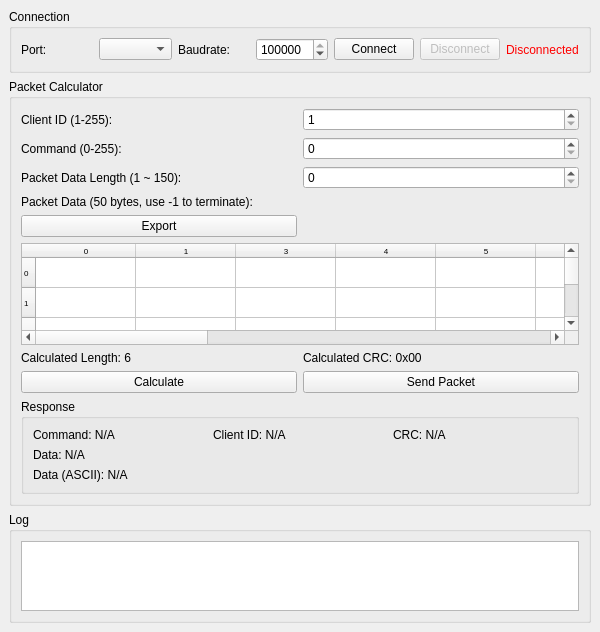
<?xml version="1.0" encoding="UTF-8"?>
<ui version="4.0">
 <class>PacketCalcGUI</class>
 <widget class="QMainWindow" name="PacketCalcGUI">
  <property name="geometry">
   <rect>
    <x>0</x>
    <y>0</y>
    <width>600</width>
    <height>632</height>
   </rect>
  </property>
  <property name="windowTitle">
   <string>Packet Calculator &amp; Transmitter</string>
  </property>
  <widget class="QWidget" name="centralwidget">
   <layout class="QVBoxLayout" name="mainLayout">
    <item>
     <widget class="QGroupBox" name="connectionGroup">
      <property name="title">
       <string>Connection</string>
      </property>
      <layout class="QHBoxLayout" name="connectionLayout">
       <item>
        <widget class="QLabel" name="label">
         <property name="text">
          <string>Port:</string>
         </property>
        </widget>
       </item>
       <item>
        <widget class="QComboBox" name="portComboBox"/>
       </item>
       <item>
        <widget class="QLabel" name="label_2">
         <property name="text">
          <string>Baudrate:</string>
         </property>
        </widget>
       </item>
       <item>
        <widget class="QSpinBox" name="baudrateSpinBox">
         <property name="minimum">
          <number>9600</number>
         </property>
         <property name="maximum">
          <number>115200</number>
         </property>
         <property name="value">
          <number>115200</number>
         </property>
        </widget>
       </item>
       <item>
        <widget class="QPushButton" name="connectButton">
         <property name="text">
          <string>Connect</string>
         </property>
        </widget>
       </item>
       <item>
        <widget class="QPushButton" name="disconnectButton">
         <property name="enabled">
          <bool>false</bool>
         </property>
         <property name="text">
          <string>Disconnect</string>
         </property>
        </widget>
       </item>
       <item>
        <widget class="QLabel" name="connectionStatusLabel">
         <property name="styleSheet">
          <string notr="true">color: red;</string>
         </property>
         <property name="text">
          <string>Disconnected</string>
         </property>
        </widget>
       </item>
      </layout>
     </widget>
    </item>
    <item>
     <widget class="QGroupBox" name="packetCalculatorGroup">
      <property name="title">
       <string>Packet Calculator</string>
      </property>
      <layout class="QGridLayout" name="packetLayout">
       <item row="2" column="0">
        <widget class="QLabel" name="label_3">
         <property name="text">
          <string>Packet Data Length (1 ~ 150):</string>
         </property>
        </widget>
       </item>
       <item row="6" column="1">
        <widget class="QLabel" name="calculatedCrcLabel">
         <property name="text">
          <string>Calculated CRC: 0x00</string>
         </property>
        </widget>
       </item>
       <item row="5" column="0" colspan="2">
        <widget class="QTableWidget" name="packetDataTableWidget">
         <property name="font">
          <font>
           <pointsize>6</pointsize>
          </font>
         </property>
         <property name="sizeAdjustPolicy">
          <enum>QAbstractScrollArea::AdjustToContents</enum>
         </property>
         <property name="rowCount">
          <number>10</number>
         </property>
         <property name="columnCount">
          <number>15</number>
         </property>
         <row>
          <property name="text">
           <string>0</string>
          </property>
         </row>
         <row>
          <property name="text">
           <string>1</string>
          </property>
         </row>
         <row/>
         <row/>
         <row/>
         <row/>
         <row/>
         <row/>
         <row/>
         <row/>
         <column>
          <property name="text">
           <string>0</string>
          </property>
         </column>
         <column>
          <property name="text">
           <string>1</string>
          </property>
         </column>
         <column/>
         <column/>
         <column/>
         <column/>
         <column/>
         <column/>
         <column/>
         <column/>
         <column/>
         <column/>
         <column/>
         <column/>
         <column/>
        </widget>
       </item>
       <item row="8" column="0" colspan="2">
        <widget class="QGroupBox" name="responseGroup">
         <property name="title">
          <string>Response</string>
         </property>
         <layout class="QGridLayout" name="responseLayout">
          <item row="0" column="0">
           <widget class="QLabel" name="responseCommandLabel">
            <property name="text">
             <string>Command: N/A</string>
            </property>
           </widget>
          </item>
          <item row="0" column="1">
           <widget class="QLabel" name="responseClientIdLabel">
            <property name="text">
             <string>Client ID: N/A</string>
            </property>
           </widget>
          </item>
          <item row="2" column="0" colspan="3">
           <widget class="QLabel" name="responseDataAsciiLabel">
            <property name="text">
             <string>Data (ASCII): N/A</string>
            </property>
           </widget>
          </item>
          <item row="0" column="2">
           <widget class="QLabel" name="responseCrcLabel">
            <property name="text">
             <string>CRC: N/A</string>
            </property>
           </widget>
          </item>
          <item row="1" column="0" colspan="3">
           <widget class="QLabel" name="responseDataLabel">
            <property name="text">
             <string>Data: N/A</string>
            </property>
           </widget>
          </item>
         </layout>
        </widget>
       </item>
       <item row="7" column="1">
        <widget class="QPushButton" name="sendPacketButton">
         <property name="text">
          <string>Send Packet</string>
         </property>
        </widget>
       </item>
       <item row="0" column="1">
        <widget class="QSpinBox" name="clientIdSpinBox">
         <property name="minimum">
          <number>1</number>
         </property>
         <property name="maximum">
          <number>255</number>
         </property>
         <property name="value">
          <number>1</number>
         </property>
        </widget>
       </item>
       <item row="1" column="1">
        <widget class="QSpinBox" name="CommandSpinBox">
         <property name="minimum">
          <number>0</number>
         </property>
         <property name="maximum">
          <number>255</number>
         </property>
         <property name="value">
          <number>0</number>
         </property>
        </widget>
       </item>
       <item row="0" column="0">
        <widget class="QLabel" name="clientIdLabel">
         <property name="text">
          <string>Client ID (1-255):</string>
         </property>
        </widget>
       </item>
       <item row="2" column="1">
        <widget class="QSpinBox" name="PacketDataLengthSpinBox"/>
       </item>
       <item row="3" column="0" colspan="2">
        <widget class="QLabel" name="packetDataLabel">
         <property name="text">
          <string>Packet Data (50 bytes, use -1 to terminate):</string>
         </property>
        </widget>
       </item>
       <item row="6" column="0">
        <widget class="QLabel" name="calculatedLengthLabel">
         <property name="text">
          <string>Calculated Length: 6</string>
         </property>
        </widget>
       </item>
       <item row="1" column="0">
        <widget class="QLabel" name="CommandLabel">
         <property name="text">
          <string>Command (0-255):</string>
         </property>
        </widget>
       </item>
       <item row="7" column="0">
        <widget class="QPushButton" name="calculateButton">
         <property name="text">
          <string>Calculate</string>
         </property>
        </widget>
       </item>
       <item row="4" column="0">
        <widget class="QPushButton" name="exportButton">
         <property name="text">
          <string>Export</string>
         </property>
        </widget>
       </item>
      </layout>
     </widget>
    </item>
    <item>
     <widget class="QGroupBox" name="logGroup">
      <property name="title">
       <string>Log</string>
      </property>
      <layout class="QVBoxLayout" name="logLayout">
       <item>
        <widget class="QTextEdit" name="logTextEdit">
         <property name="maximumSize">
          <size>
           <width>16777215</width>
           <height>150</height>
          </size>
         </property>
         <property name="readOnly">
          <bool>true</bool>
         </property>
        </widget>
       </item>
      </layout>
     </widget>
    </item>
   </layout>
  </widget>
 </widget>
 <resources/>
 <connections/>
</ui>
